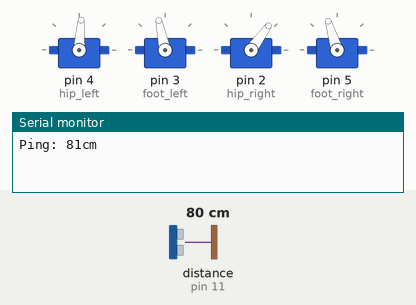
Simulated run of this sketch. Board: Arduino Uno, built with avr-gcc and run on an emulated ATmega328P. Shown: 4 × servo, the last lines printed to the serial monitor. Inputs (shaded band) come from the test bench; at power-on: distance to the obstacle (sensor on pin 11) 80 cm. The echo pulse lasts 58.3 µs per cm.

Above: at 3.8 s.
3.9 s: distance to the obstacle (sensor on pin 11) set to 11 cm
At 4.27 s:
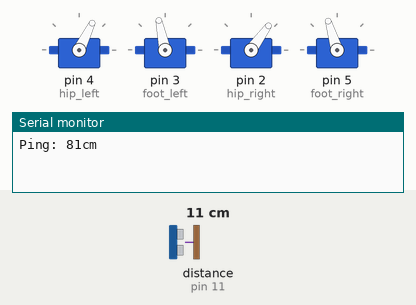
9.4 s: distance to the obstacle (sensor on pin 11) set to 8 cm
At 9.78 s:
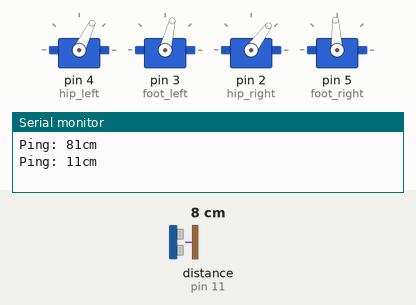
At 13.0 s:
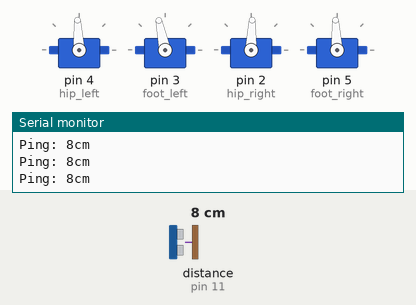
Timing chart, 0 to 14.5 s (numbered marks = the images above; inputs shaded):
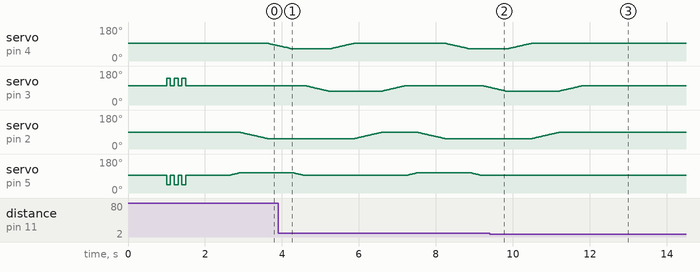

The sketch:

BOB_BIPED.ino
```cpp
#include <Servo.h>
#include <NewPing.h>

#define TRIGGER_PIN   12
#define ECHO_PIN      11
#define MAX_DISTANCE  1000

Servo hip_left;
Servo foot_left;
Servo hip_right;
Servo foot_right;

NewPing eyes(TRIGGER_PIN, ECHO_PIN, MAX_DISTANCE);

int pos;
int hip_left_rest = 1500;
int foot_left_rest = 1600;
int hip_right_rest = 1450;
int foot_right_rest = 1500;
int pace = 0;
int obstacle_distance = 0;
int max_obstacle_distance = 10;

//----------------------------------------------------------------

void setup()
{
  Serial.begin(9600); // Data Monitoring Only

  hip_left.attach(4);
  foot_left.attach(3);
  hip_right.attach(2);
  foot_right.attach(5);

  hip_left.writeMicroseconds(hip_left_rest);
  foot_left.writeMicroseconds(foot_left_rest);
  hip_right.writeMicroseconds(hip_right_rest);
  foot_right.writeMicroseconds(foot_right_rest);

  delay(1000);

  hop();
}

void loop()
{
  obstacle_distance = eyes.ping_cm();
  Serial.print("Ping: ");
  Serial.print(obstacle_distance);
  Serial.println("cm");

  if (obstacle_distance >= max_obstacle_distance)
  {
    walk_strt();
  }
}

//----------------------------------------------------------------

void hop()
{
  for (int hop = 1; hop <=3; hop +=1)
  {
    foot_right.write(1000);
    foot_left.write(2000);
    delay(100);
    foot_right.write(foot_right_rest);
    foot_left.write(foot_left_rest);
    delay(100);
  }

  foot_right.write(foot_right_rest);
  foot_left.write(foot_left_rest);
  delay(1000);
}

//----------------------------------------------------------------

void walk_strt()
{
  for (pos = foot_right_rest; pos <=1650; pos +=1)
  {
    foot_right.write(pos);
    delay(2);
  }
  delay(pace);

  for (pos = hip_right_rest; pos >=1100; pos -=1)
  {
    hip_right.write(pos);
    delay(2);
  }
  delay(pace);

 for (pos = hip_left_rest; pos >=1200; pos -=1)
 {
  hip_left.write(pos);
  delay(2);
 }
 delay(pace);

 for (pos = 1650; pos >= foot_right_rest; pos -=1)
 {
  foot_right.write(pos);
  delay(2);
 }
 delay(pace);

 for (pos = foot_left_rest; pos >=1300; pos -=1)
 {
  foot_left.write(pos);
  delay(2);
 }
 delay(pace);

 for (pos = 1200; pos <= hip_left_rest; pos +=1)
 {
  hip_left.write(pos);
  delay(2);
 }
 delay(pace);

 for(pos = 1100; pos <= hip_right_rest; pos +=1)
 {
  hip_right.write(pos);
  delay(2);
 }
 delay(pace);

 for(pos = 1300; pos <= foot_left_rest; pos +=1)
 {
  foot_left.write(pos);
  delay(2);
 }
 delay(pace);
}
```

Measured:
- the behaviour switches between 10 and 9 cm on distance to the obstacle (sensor on pin 11) (found by bisection; images 1 and 2)
- after the input at 9.4 s, servo on pin 4 (hip_left): goes on until 10.5 s, then stays 93°; servo on pin 3 (foot_left): goes on until 11.8 s, then stays 102°; servo on pin 2 (hip_right): goes on until 11.2 s, then stays 88°; servo on pin 5 (foot_right): stops changing and stays 93°
- by itself, servo on pin 2 (hip_right): rises from 54° to 88° in 0.71 s, then falls to 54° in 1.7 s
